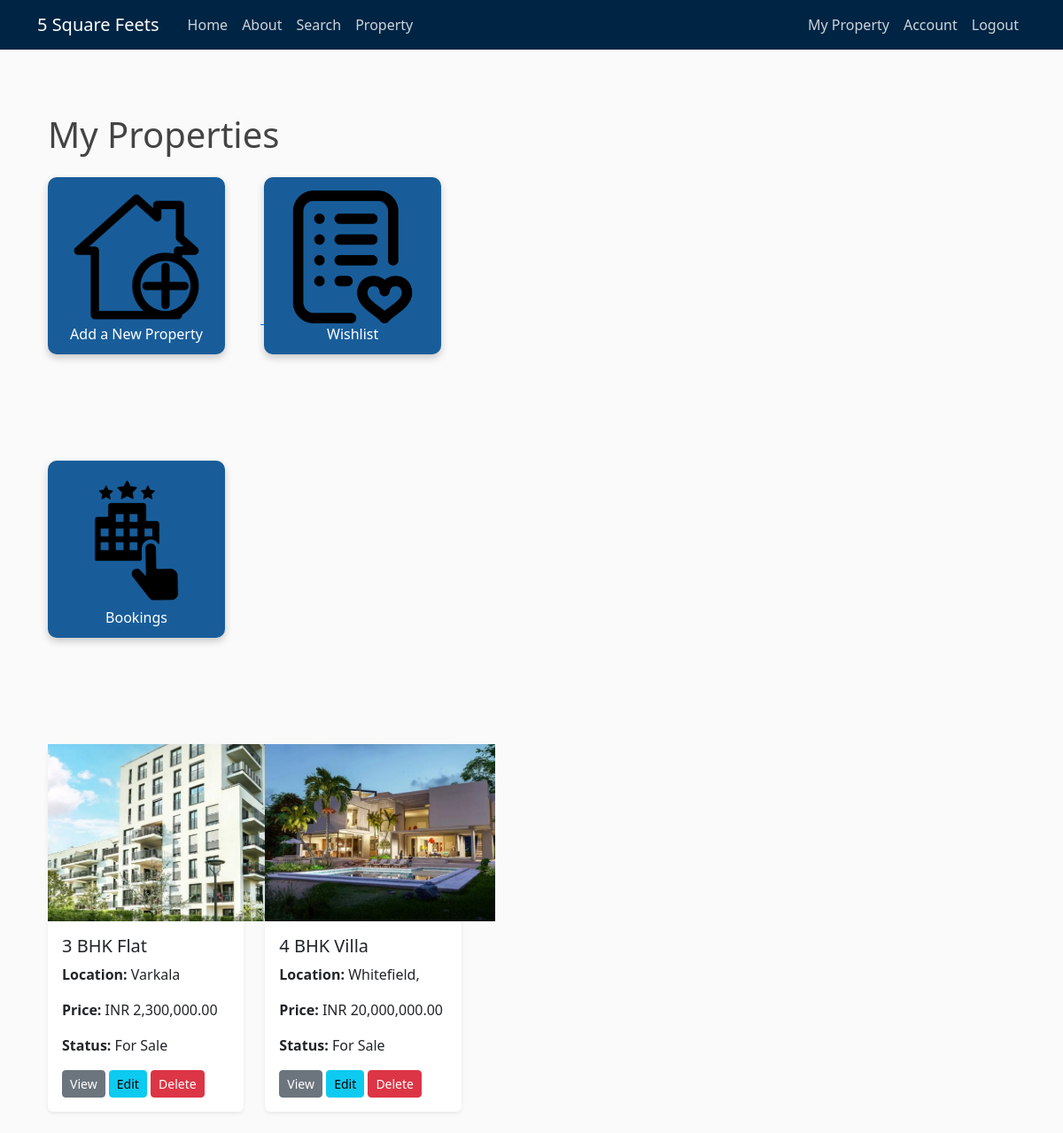
Screenshot of /myproperty (signed in) with the database file from the repository.
### fivesquarefeets/models.py (models this page shows, shortened)
class Property(db.Model):
    property_id = db.Column(db.Integer, primary_key=True)
    property_title = db.Column(db.String(100), nullable=False)
    location = db.Column(db.String(100), nullable=False)
    address = db.Column(db.Text, nullable=False)
    property_type = db.Column(db.Enum('house', 'apartment', 'office', 'retail', 'land', name='property_type_enum'), nullable=False)
    status = db.Column(db.Enum('for_sale', 'for_rent', 'pending', 'sold', name='status_enum'), nullable=False)
    price = db.Column(db.Numeric(10, 2), nullable=False)
    description = db.Column(db.Text, nullable=False)
    images = db.Column(db.Text, nullable=True)  # Can store paths or URLs to images
    date_posted = db.Column(db.DateTime, nullable=False, default=datetime.now(timezone.utc))
    user_id = db.Column(db.Integer, db.ForeignKey('user.id'), nullable=False)
    bookings = db.relationship('Booking', backref='property', lazy=True)
    reviews = db.relationship('Review', backref='property', lazy=True)

### fivesquarefeets/routes.py (the view)
@bp.route("/myproperty", methods=['GET'])
@login_required
def myproperty():
    properties = Property.query.filter_by(user_id=current_user.id).all()
    return render_template('myproperty.html', title='My Property', properties=properties)

### fivesquarefeets/models.py (called while the page is built)
@login_manager.user_loader
def load_user(user_id):
    return db.session.get(User, int(user_id))

### fivesquarefeets/templates/myproperty.html
{% extends "layout.html" %}
{% block content %}
<div class="container mt-5">
    <h1 class="mb-4">My Properties</h1>
    <a href="{{ url_for('main.add_property') }}">
    <div class="button-container">
        <div class="offer-button">
            <img src="/static/new_property.png" alt="Keyboard" class="offer-image">
            <p class="offer-title">Add a New Property</p>
        </div>
    </div>
    </a>
     <a href="{{ url_for('main.wishlist') }}">
        <div class="button-container">
            <div class="offer-button">
                <img src="/static/wishlist.png" alt="Keyboard" class="offer-image">
                <p class="offer-title">Wishlist</p>
            </div>
        </div>
    </a>
    <a href="{{ url_for('main.bookings') }}">
        <div class="button-container">
            <div class="offer-button">
                <img src="/static/booking.png" alt="Bookings" class="offer-image">
                <p class="offer-title">Bookings</p>
            </div>
        </div>
    </a>
    <div class="row">
        {% if properties %}
            {% for property in properties %}
                <div class="col-md-4 mb-4">
                    <div class="card shadow-sm border-0 rounded">
                        {% if property.images %}
                            <img class="card-image-size" src="{{ url_for('static', filename='property_pics/' + property.images.split(',')[0].strip()) }}" class="card-img-top" alt="{{ property.property_title }}">
                        {% else %}
                            <img class="card-image-size" src="{{ url_for('static', filename='images/default_property.png') }}" class="card-img-top" alt="No Image Available">
                        {% endif %}
                        <div class="card-body">
                            <h5 class="card-title">{{ property.property_title }}</h5>
                            <p class="card-text"><strong>Location:</strong> {{ property.location }}</p>
                            <p class="card-text"><strong>Price:</strong> INR {{ "{:,.2f}".format(property.price) }}</p>
                            <p class="card-text"><strong>Status:</strong> {{ property.status.replace('_', ' ').title() }}</p>
                            <a href="{{ url_for('main.view_property', property_id=property.property_id) }}" class="btn btn-secondary btn-sm">View</a>
                            <a href="{{ url_for('main.edit_property', property_id=property.property_id) }}" class="btn btn-info btn-sm">Edit</a>
                            <form action="{{ url_for('main.delete_property', property_id=property.property_id) }}" method="POST" style="display:inline;">
                                <button type="submit" class="btn btn-danger btn-sm" onclick="return confirm('Are you sure you want to delete this property?');">Delete</button>
                            </form>
                        </div>
                    </div>
                </div>
            {% endfor %}
        {% else %}
            <div class="col-12">
                <p class="text-muted">No properties added yet. Click "New Property" to add your first property.</p>
            </div>
        {% endif %}
    </div>
</div>
{% endblock content %}

### fivesquarefeets/static/main.css (style rules this page uses)
body { background: #fafafa; color: #333333; margin-top: 5rem; }
h1, h2, h3, h4, h5, h6 { color: #444444; }

### fivesquarefeets/static/button.css (style rules this page uses)
.button-container { display: inline-block; justify-content: center; align-items: center; height: 40vh; width: 30vh; }
.offer-button { width: 200px; height: 200px; background-color: #185d9a; border-radius: 10px; box-shadow: 0 4px 8px rgba(0, 0, 0, 0.2); display: flex; flex-direction: column; justify-content: space-between; align-items: center; padding: 15px; transition: transform 0.3s ease; cursor: pointer; }
.offer-image { width: 150px; height: 150px; object-fit: contain; }
.offer-title { color: #fff; font-size: 16px; text-align: center; }
.card-image-size { width: 260px; height: 200px; object-fit: cover; display: block; margin: 0 auto; }

### rows the page displays
Property: images (picture), property_title "3 BHK Flat", location "Varkala", price "2,300,000.00", status.replace "For Sale"
Property: images (picture), property_title "4 BHK Villa", location "Whitefield,", price "20,000,000.00", status.replace "For Sale"
